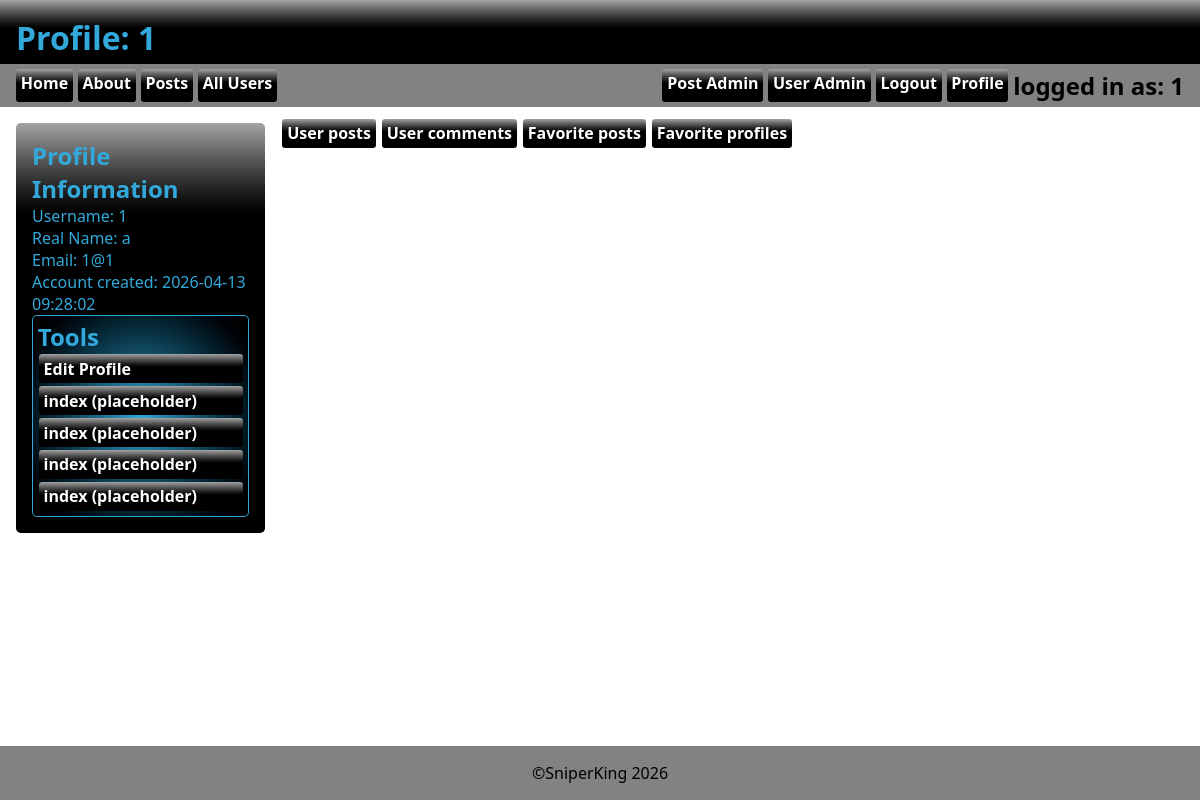
Page /profile.php?changetofavprof&profid=1 (signed in) on the earlier database version.
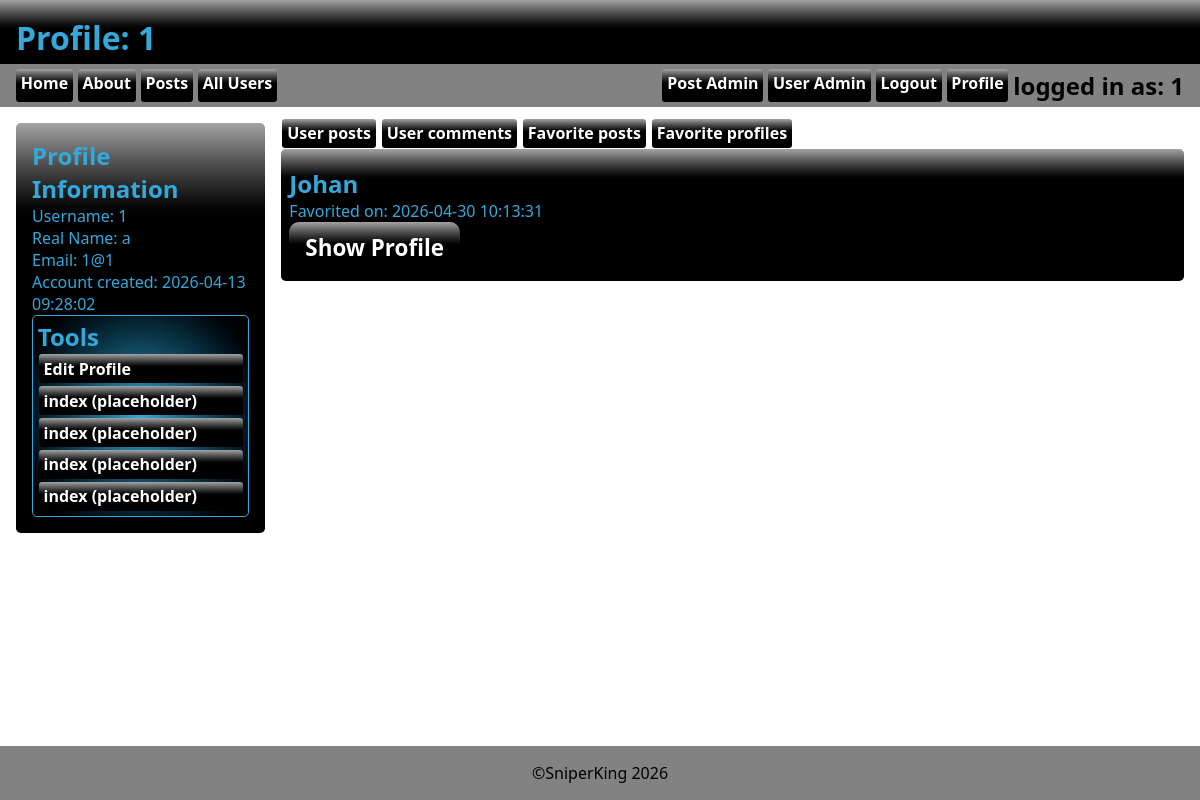
Same page on the later database version.
### tables this page shows
CREATE TABLE `tbl_user` (
  `id` int(11) NOT NULL,
  `created` timestamp NOT NULL DEFAULT current_timestamp(),
  `lastlogin` timestamp NOT NULL DEFAULT current_timestamp(),
  `mail` varchar(255) NOT NULL,
  `password` varchar(255) NOT NULL,
  `realname` varchar(255) NOT NULL,
  `userlevel` int(11) NOT NULL DEFAULT 10,
  `username` varchar(255) NOT NULL,
  `profileimageid` int(11) DEFAULT NULL
);

CREATE TABLE `tbl_favorites` (
  `id` int(11) NOT NULL,
  `favtype` varchar(255) NOT NULL,
  `userid` int(11) NOT NULL,
  `favid` int(11) NOT NULL,
  `favdate` datetime NOT NULL DEFAULT current_timestamp()
);

### asset.php (called while the page is built, shortened)
<?php
$db_host="localhost";
$db_user="root";
$db_pass="";
$db_name="chatforum";
$conn=mysqli_connect($db_host, $db_user, $db_pass, $db_name);
function isLevel($level){
    if(isset($_SESSION['level'])){
        if(intval($_SESSION['level'])>=$level){
            return true;
        }else{
            return false;
        }
    }else{
        return false;
    }
}
function getUsername(){
    global $conn;
    $userid=$_SESSION['id'];
    $sql="SELECT username FROM tbl_user WHERE id=$userid";
    $result=mysqli_query($conn, $sql);
    $row=mysqli_fetch_assoc($result);
    if(mysqli_num_rows($result)>0){
        return $row['username'];
    }else{
        return "Guest";
    }
}
function getUsername2($uid){
    global $conn;
    $sql="SELECT username FROM tbl_user WHERE id=$uid";
    $result=mysqli_query($conn, $sql);
    $row=mysqli_fetch_assoc($result);
    if(mysqli_num_rows($result)>0){
        return $row['username'];
    }else{
        return "Guest";
    }
}
function getRealname2($uid){
    global $conn;
    $userid=$uid;
    $sql="SELECT realname FROM tbl_user WHERE id=$userid";
    $result=mysqli_query($conn, $sql);
    $row=mysqli_fetch_assoc($result);
    if(mysqli_num_rows($result)>0){
        return $row['realname'];
    }else{
        return null;
    }
}
function getMail(){
    global $conn;
    $userid=$_SESSION['id'];
    $sql="SELECT mail FROM tbl_user WHERE id=$userid";
    $result=mysqli_query($conn, $sql);
    $row=mysqli_fetch_assoc($result);
    if(mysqli_num_rows($result)>0){
        return $row['mail'];
    }else{
        return null;
    }
}
function getCreated2($uid){
    global $conn;
    $userid=$uid;
    $sql="SELECT created FROM tbl_user WHERE id=$userid";
    $result=mysqli_query($conn, $sql);
    $row=mysqli_fetch_assoc($result);
    if(mysqli_num_rows($result)>0){
        return $row['created'];
    }else{
        return null;
    }
}
?>

### profile.php (the view, shortened to what this page needs)
<?php require_once("asset.php"); ?>
<?php
if(isset($_GET["profid"])) {
    $profid = $_GET["profid"];
} elseif(isset($_POST["profid"])) {
    $profid = $_POST["profid"];
} else {
    $profid = $_SESSION['id'];
}
?>
<html lang="en">
<head>
    <link rel="stylesheet" href="style.css">
</head>
<body>
    <header>
        <h1>Profile: <?=getUsername2($profid)?></h1>
    </header>
    <?php require_once("_nav.php"); ?>
    <main>
        <div class="profilecontainer">
            <div class="profilespot">
                <h2>Profile Information</h2>
                <p>Username: <?=getUsername2($profid)?></p>
                <p>Real Name: <?=getRealname2($profid) ? getRealname2($profid) : "Not provided" ?></p>
                <p>Email: <?=getMail($profid) ? getMail($profid) : "Not provided" ?></p>
                <p>Account created: <?=getCreated2($profid)?></p>
                <div class="profiletoolscontainer">
                    <?php if($profid == $_SESSION['id']){?>
                    <h2>Tools</h2>
                    <?php } ?>
                    <div class="profiletools">
                        <?php if($profid == $_SESSION['id']){?>
                        <a href="useradmin.php?edit=<?=$profid?>&from=profile">Edit Profile</a>
                        <a href="index.php">index (placeholder)</a>
                        <a href="index.php">index (placeholder)</a>
                        <a href="index.php">index (placeholder)</a>
                        <a href="index.php">index (placeholder)</a>
                        <?php } ?>
                    </div>
                </div>
            </div>
            <div class="uposts">
                <div class="toptabs">
                    <a href="profile.php?profid=<?=$profid?>" class="toptab">User posts</a>
                    <a href="profile.php?changetocom&profid=<?=$profid?>" class="toptab">User comments</a>
                    <?php if($_SESSION['id'] == $profid){ ?>
                       <a href="profile.php?changetofavpost&profid=<?=$profid?>" class="toptab">Favorite posts</a>
                       <a href="profile.php?changetofavprof&profid=<?=$profid?>" class="toptab">Favorite profiles</a>
                    <?php }; ?>
                </div>
                <div class="theposts">
                    <?php
                        if(isset($_GET["changetofavprof"])){
                            $sql="SELECT * FROM tbl_favorites WHERE userid='$profid' AND favtype='profile' ORDER BY favdate DESC";
                        } elseif(isset($_GET["changetocom"])) {
                            $sql="SELECT * FROM tbl_posts WHERE parentid !='0' AND userid='$profid' ORDER BY created DESC";
                        }elseif(isset($_GET["changetofavpost"])){
                             $sql="SELECT p.* FROM tbl_posts p INNER JOIN tbl_favorites f ON p.id = f.favid WHERE f.userid='$profid' AND f.favtype='post' ORDER BY f.favdate DESC";
                        }else{
                            $sql="SELECT * FROM tbl_posts WHERE parentid='0' AND userid='$profid' ORDER BY rating DESC";
                        };
                        $result=mysqli_query($conn, $sql);
                        while($row=mysqli_fetch_assoc($result)):
                        if(isset($_GET["changetofavprof"])){
                            $favid=$row['favid'];
                            $sql2="SELECT * FROM tbl_user WHERE id='$favid'";
                            $result2=mysqli_query($conn, $sql2);
                            $row2=mysqli_fetch_assoc($result2);
                            $thetext=getUsername2($row2['id']);
                        } elseif(isset($_GET["changetocom"])) {
                            $thetext=truncateText($row['text'],16);
                        } else {
                            $thetext=$row['topic'];
                        }?>
                        <details>
                            <summary>
                                <div>
                                    <h2 class="headtopic"><?=$thetext?></h2>
                                    <?php if(isset($_GET["changetofavprof"])){ ?>
                                        <p>Favorited on: <?=$row['favdate']?></p>
                                    <?php } else {?>
                                    <p>By: <?=getUsername2($row['userid'])?> Posted: <?=$row['created']?></p>
                                    <?php } ?>
                                </div>
                                    <?php if (isset($_GET['changetofavprof'])) {?>
                                            <a href="profile.php?profid=<?=$row['favid']?>" class="addpost">Show Profile</a>
                                    <?php } elseif(isset($iscomment)) { ?>
                                            <a href="posts.php?thepost=<?=urlencode($row['parentid'])?>&profilecom&profid=<?=$profid?>" class="addpost">Show in Posts</a>
                                    <?php } else { ?>
                                            <a href="posts.php?thepost=<?=urlencode($row['id'])?>&profile&profid=<?=$profid?>" class="addpost">Show in Posts</a>
                                    <?php }; ?>
                            </summary>
                        </details>
                        <?php endwhile;?>
                </div>
            </div>
        </div>
    </main>
<?php require_once("_footer.php"); ?>
</body>
</html>

### _nav.php
<nav>
    <?php require_once("asset.php"); ?>
    <a href="index.php">Home</a>
    <a href="about.php">About</a>
    <a href="posts.php">Posts</a>
    <?php if(isLevel(10)):?>
        <a href="profiles.php">All Users</a>
    <?php endif; ?>
    <div class="fill"></div>
    <?php if(isLevel(1000)):?>
        <a href="postadmin.php">Post Admin</a>
        <?php if(isLevel(10000)){?>
        <a href="useradmin.php">User Admin</a>
    <?php }endif; ?>
    <?php if(!isLevel(10)){?>
    <a href="register.php?thelink=<?=urlencode($_SERVER['REQUEST_URI'])?>">Register</a>
    <button class="loginbttn" popovertarget="login">Login</button>
    <?php }else{ ?>
    <a href="_login.php?logout=1&thelink=<?=urlencode($_SERVER['REQUEST_URI'])?>">Logout</a>
    <a href="profile.php">Profile</a>
    <div class="userinfo">
        <h2>logged in as: <?=getUsername()?></h2>
    <?php } ?>
</nav>

### _footer.php
<footer>
    &copy;SniperKing 2026
</footer>

### style.css (style rules this page uses)
:root { --clr_back_header:oklch(0% 0 0); --clr_header:oklch(69.244% 0.12452 231.268); --clr_back_nav:oklch(60.662% 0.00007 271.152); --clr_back_footer:var(--clr_back_nav); }
*, *:before, *:after { margin: 0; padding: 0; box-sizing: border-box; }
body { height:100dvh; display:flex; flex-direction: column; font-family: system-ui, sans-serif; }
header { background: linear-gradient(to bottom, oklch(71.871% 0.00008 271.152),var(--clr_back_header) ,var(--clr_back_header)); color:var(--clr_header); height:4rem; padding: 1rem; }
main { flex-grow: 5; display:flex; flex-direction: column; gap:1rem; padding-top: 1rem; }
footer { background: var(--clr_back_footer); display:grid; place-content: center; padding: 1rem; }
summary { display:flex; width:100%; background: linear-gradient(to bottom, oklch(71.871% 0.00008 271.152),var(--clr_back_header),var(--clr_back_header),var(--clr_back_header) ,var(--clr_back_header)); border-radius: .3rem; color: var(--clr_header); padding: .5rem; flex-direction: column; }
@media (min-width: 768px) { details { width: 50%; margin-left: auto; margin-right: auto; } }
:root { --formborder: rgb(0, 0, 0, .5); --formback: rgb(0, 0, 0, .1); --formlabelcolor: rgb(0, 0, 0, .6) }
.headtopic { padding-top:10px; width:100%; word-wrap: break-word; overflow-wrap: break-word; word-break: break-word; white-space: normal; }
.profilecontainer { display:flex; gap:1rem; margin-left: 1rem; margin-right:1rem; }
@media (min-width: 768px) { .profilecontainer { flex-direction: row; } }
.profilespot { background: linear-gradient(to bottom, oklch(71.871% 0.00008 271.152),var(--clr_back_header),var(--clr_back_header),var(--clr_back_header) ,var(--clr_back_header)); padding: 1rem; border-radius: .3rem; color: var(--clr_header); max-width:50rem; height:fit-content; }
.profiletoolscontainer { border: 1px solid var(--clr_header); border-radius: .3rem; padding:.3rem; display:flex; flex-direction: column; justify-content: column; background: radial-gradient(circle, var(--clr_header), var(--clr_back_header)); }

Differences in the rows shown:
added tbl_favorites: tbl_user.id+username "Johan", favdate "2026-04-30 10:13:31"
